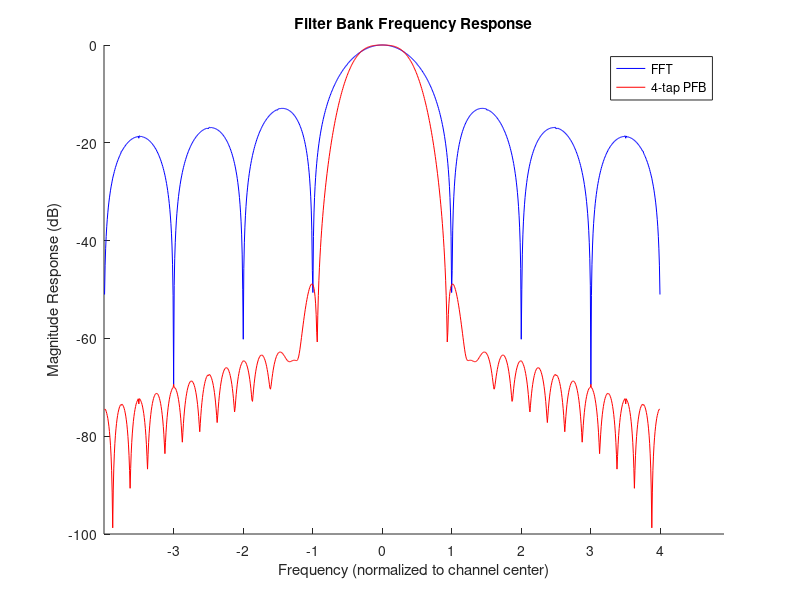
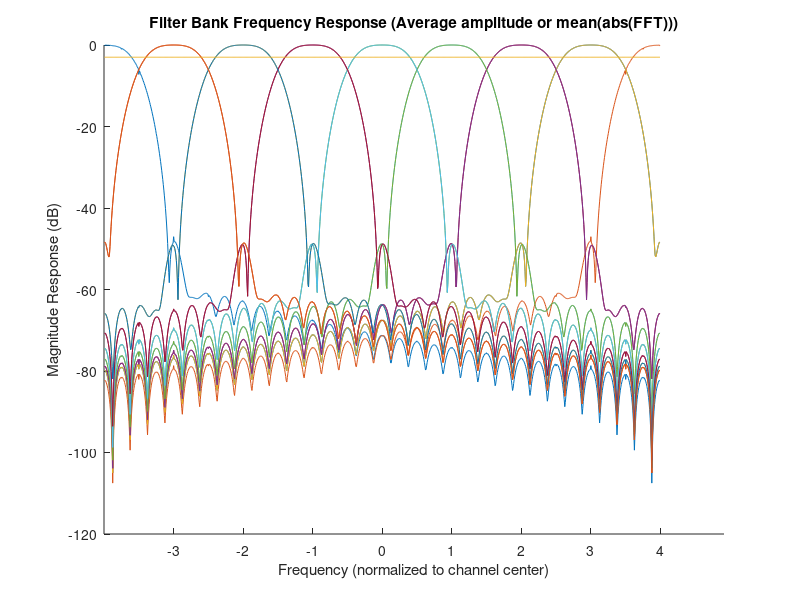

The MATLAB source for these figures, in order:
function [] = PolyphaseDFT()
% PolyphaseDFT
%
% Function to test the frequency response of a filterbank using various power calculation criteria
%
% Create a DFT Polyphase FIR Quantized Filter Bank.
% The filterbank consists of M channels with N taps in each FIR filter
% Original Author: Ruby Van Rooyen

% Initialize two variables to define the filters and the filter bank.
M = 16;  % Number of channels in the filter bank.
N = 4;   % Number of taps in each FIR filter.

% Calculate the coefficients b for the prototype lowpass filter, and zero-pad so that it has length M*N.
WindowType='hamming'; % Hamming window = Better DFT lowpass
%WindowType='blackmanharris'; % Hamming window = Better DFT lowpass

fwidth=1;
alltaps = M*N; % length of finite-impulse response prototype filter = KNt = (# Channels)(# Taps)
windowval = transpose(window(WindowType, alltaps));
b = windowval .* sinc(fwidth*([0:alltaps-1]/(M)-N/2));
b = [b,zeros(1,M*N-length(b))];

% Reshape the filter coefficients into a matrix whos rows 
% represent the individual polyphase filters to be distributed among the filter bank.
B = flipud(reshape(b,M,N));

% Construct a bank of M quantized filters and an M-point quantized FFT. Filter a sinusoid that is stepped in frequency from 0 to
% pi radians, store the power of the filtered signal, and plot the results
% for each channel in the filter bank.
Nfreq = 1024; % Number of frequencies to sweep.
w = linspace(0,pi,Nfreq);  % Frequency vector from 0 to pi.
P = 100;     % Number of output points from each channel.
t = 1:M*N*P; % Time vector.
HH = zeros(M,length(w));  % Stores output power for each channel.
for j=1:length(w)
  disp([num2str(j),' out of ',num2str(length(w))])
  x = sin(w(j)*t);           % Signal to filter
  
  % EXECUTE THE FILTER BANK:
  % Reshape the input so that it represents parallel channels of data going into the filter bank.
  X = [x(:);zeros(M*ceil(length(x)/M)-length(x), 1)];
  X = reshape(X,M,length(X)/M);
  % Make the output the same size as the input.
  Y = zeros(size(X));   
  % FIR filter bank.
  for k=1:M
    Y(k,:) = filter(B(k,:),1,X(k,:));
  end

  % FFT
  Y = fft(Y);
  Ynw=fft(X);
  % Store the output power
  HH(:,j) = sqrt(mean((abs(Y).^2).')'); % RMS voltage
  HH_nw(:,j) = sqrt(mean((abs(Ynw).^2).')'); % RMS voltage
  HH_var(:,j) = var(Y.')';              % Total energy
  HH_max(:,j) = max(abs(Y).')';         % Max-hold amplitude
  HH_mean(:,j) = mean(abs(Y).')';       % Average amplitude
  HH_mean_nw(:,j) = mean(abs(Ynw).');   % Average amplitude
end

% Normalize values to get 0dB values as maximum
for k = 1:M
    HH(k,:) = HH(k,:)/max(HH(k,:));
    HH_nw(k,:) = HH_nw(k,:)/max(HH_nw(k,:));
    HH_var(k,:) = HH_var(k,:)/max(HH_var(k,:));
    HH_max(k,:) = HH_max(k,:)/max(HH_max(k,:));
    HH_mean(k,:) = HH_mean(k,:)/max(HH_mean(k,:));
    HH_mean_nw(k,:) = HH_mean_nw(k,:)/max(HH_mean_nw(k,:));
end
HH_dB = 20*log10(HH(:,2:end-1));
HH_dB_nw = 20*log10(HH_nw(:,2:end-1));
HH_var_dB = 20*log10(HH_var(:,2:end-1));
HH_max_dB = 20*log10(HH_max(:,2:end-1));
HH_mean_dB = 20*log10(HH_mean(:,2:end-1));
HH_mean_dB_nw = 20*log10(HH_mean_nw(:,2:end-1));

figure(1)
channel_num = M/4+1;
hold on
plot(w(2:end-1),HH_mean_dB_nw(channel_num,:),'b')
plot(w(2:end-1),HH_mean_dB(channel_num,:),'r')
hold off
% legend('sqrt(mean(abs(fft)))','var','max', 'mean')
%legend(sprintf('%i-pt FFT',M),sprintf('%i-tap PFB',N))
legend('FFT',sprintf('%i-tap PFB',N))
title('Filter Bank Frequency Response')
xlabel('Frequency (normalized to channel center)')
ylabel('Magnitude Response (dB)')
set(gca,'xtick',(1:M/2)*w(end)/M*2)
set(gca,'xticklabel',(1:M/2)-M/4)

figure(2)
hold on
%plot(w(2:end-1),HH_mean_dB_nw)
plot(w(2:end-1),HH_mean_dB)
plot(w(2:end-1),-3*ones(size(HH(1,2:end-1))))
hold off
title('Filter Bank Frequency Response (Average amplitude or mean(abs(FFT)))')
xlabel('Frequency (normalized to channel center)')
ylabel('Magnitude Response (dB)')
set(gca,'xtick',(1:M/2)*w(end)/M*2)
set(gca,'xticklabel',(1:M/2)-M/4)
